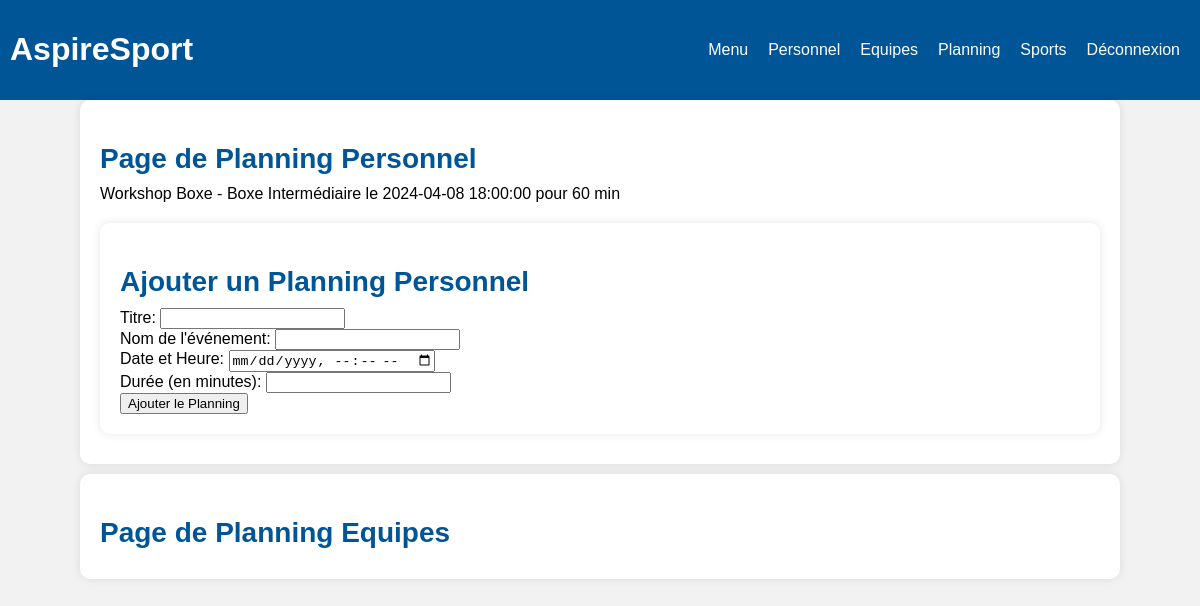
Screenshot of /vue/Planning.php (signed in) with the database file from the repository.
### tables this page shows
CREATE TABLE IF NOT EXISTS `planning` (
  `Id_Planning` int NOT NULL AUTO_INCREMENT,
  `titre` varchar(50) DEFAULT NULL,
  `date_heure` datetime DEFAULT NULL,
  `nom_planning` varchar(50) DEFAULT NULL,
  `durée` int DEFAULT NULL,
  `Id_Client` int NOT NULL,
  PRIMARY KEY (`Id_Planning`),
  KEY `Id_Client` (`Id_Client`)
);

### vue/Planning.php (the view, shortened to what this page needs)
<?php
require "../model/CBDD.php";
?>
<!DOCTYPE html>
<html lang="fr">
<head>
    <link rel="stylesheet" href="../assert/style.css">
</head>
<body>
    <header>
        <h1>AspireSport</h1>
        <nav>
            <ul>
                <li><a href="../vue/Home.php">Menu</a></li>
                <li><a href="../vue/Personnel.php">Personnel</a></li>
                <li><a href="../vue/Equipes.php">Equipes</a></li>
                <li><a href="../vue/Planning.php">Planning</a></li>
                <li><a href="../vue/Sport.php">Sports</a></li>
                <li><a href="../controller/deconnexion.php">Déconnexion</a></li>
            </ul>
        </nav>
    </header>
    <main>
        <h2>Page de Planning Personnel</h2>
        <?php
            $idClient = $_SESSION['user']['Id_Client'];
            $stmt = $pdo->prepare("SELECT * FROM planning WHERE Id_Client = :idClient ORDER BY date_heure ASC");
            $stmt->execute(['idClient' => $idClient]);
            $plannings = $stmt->fetchAll(PDO::FETCH_ASSOC);
            if ($plannings) {
                echo "<ul>";
                foreach ($plannings as $planning) {
                    echo "<li>" . htmlspecialchars($planning['titre']) . " - " . htmlspecialchars($planning['nom_planning']) . " le " . htmlspecialchars($planning['date_heure']) . " pour " . htmlspecialchars($planning['durée']) . " min</li>";
                }
                echo "</ul>";
            } else {
                echo "<p>Aucun planning personnel trouvé.</p>";
            }
        ?>
        <main>
        <h2>Ajouter un Planning Personnel</h2>
            <form action="../controller/ajouter_planning.php" method="post">
                <label for="titre">Titre:</label>
                <input type="text" id="titre" name="titre" required><br>
                <label for="nom_planning">Nom de l'événement:</label>
                <input type="text" id="nom_planning" name="nom_planning" required><br>
                <label for="date_heure">Date et Heure:</label>
                <input type="datetime-local" id="date_heure" name="date_heure" required><br>
                <label for="durée">Durée (en minutes):</label>
                <input type="number" id="durée" name="durée" required min="1"><br>
                <input type="submit" value="Ajouter le Planning">
            </form>
        </main>
    </main>
    <main>
        <h2>Page de Planning Equipes</h2>
    </main>
</body>
</html>

### assert/style.css (style rules this page uses)
body { font-family: Arial, sans-serif; background-color: #f2f2f2; margin: 0; }
header { background-color: #005596; color: white; display: flex; justify-content: space-between; align-items: center; padding: 10px; }
nav ul { display: flex; list-style: none; }
nav ul li { margin: 0 10px; }
nav ul li a { color: white; text-decoration: none; }
main { max-width: 1000px; margin: auto; margin-bottom: 10px; padding: 20px; background-color: white; border-radius: 10px; box-shadow: 0 0 10px rgba(0, 0, 0, 0.1); }
h2 { font-size: 28px; margin-bottom: 10px; color: #005596; }
ul { list-style: none; margin: 0; padding: 0; display: flex; flex-wrap: wrap; justify-content: space-between; }
li { margin-bottom: 20px; }

### rows the page displays
planning: titre "Workshop Boxe", nom_planning "Boxe Intermédiaire", date_heure "2024-04-08 18:00:00", durée "60"
